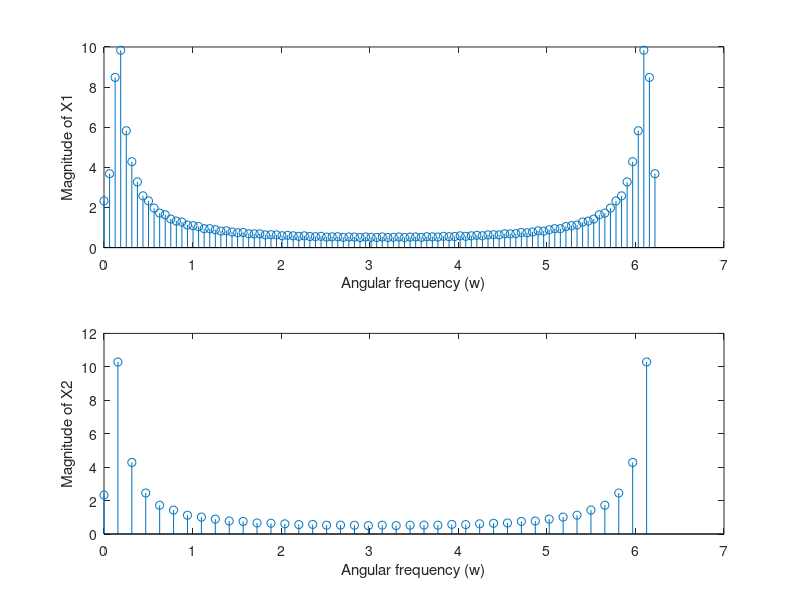

Write the MATLAB code that produced this figure.
n = 0:63;
x = ((0.95).^n).*cos((pi/20)*n);

M1 = 100;
M2 = 40;

k1 = [0:M1-1];
k2 = [0:M2-1];

DT_samp = @(x, k, n) x*exp(-j*2*pi/length(k)).^(n'*k);

X1 = DT_samp(x, k1, n);
X2 = DT_samp(x, k2, n);

magX1 = abs(X1);
magX2 = abs(X2);

w1 = ((2*pi)/M1)*k1;
w2 = ((2*pi)/M2)*k2;

subplot(2,1,1);
stem(w1, magX1)
xlabel("Angular frequency (w)");
ylabel("Magnitude of X1");

subplot(2,1,2);
stem(w2, magX2);
xlabel("Angular frequency (w)");
ylabel("Magnitude of X2");
